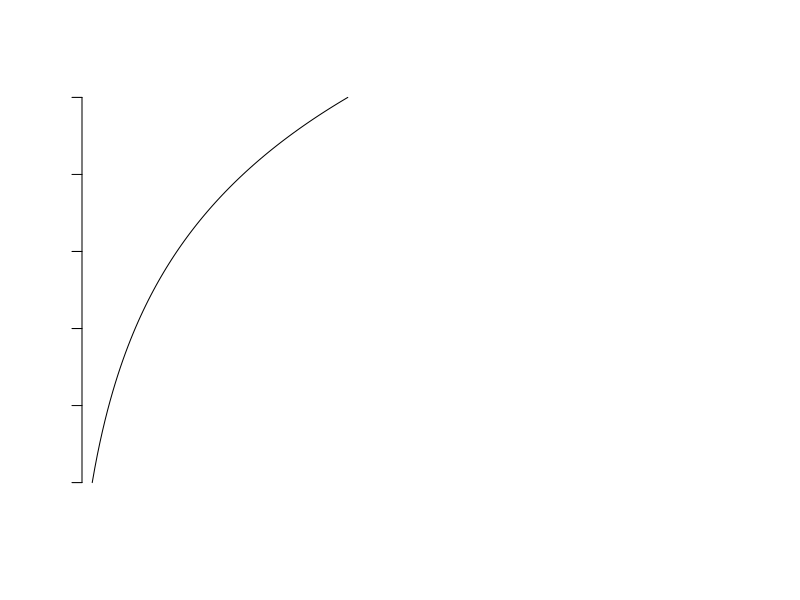

Here is the R script that generated this plot: (Note: this script raises an error after producing the figure.)
set.seed(1234)
N <- 750000

id <- c(1:N)


#creates a sex variable for men and appends women
treated <- rep.int(0,125000)
treated <- append(treated, rep.int(1,125000))
treated <- append(treated, rep.int(0,100000))
treated <- append(treated, rep.int(1,150000))
treated <- append(treated, rep.int(0,75000))
treated <- append(treated, rep.int(1,175000))

groupname <- rep.int(1,250000)
groupname <- c(groupname, rep.int(2,250000))
groupname <- c(groupname, rep.int(3,250000))                

#creates dataframe from sex and id vectors

data = data.frame(treated, id, groupname)
class(data$treated)
data$treated <- factor(data$treated, levels = c(0,1), labels = c("untreated","treated"))
data$groupname <- factor(data$groupname, levels = c(1,2,3), labels = c("group 1", "group 2", "group 3"))
    #generates death to CVD  
    data$year_0 <- 1
    data$year_1 <-  ifelse(data$treated=="treated",rbinom(N, 1, 1), rbinom(N, 1, 0.9702))
    
    data$year_2 <- ifelse(data$treated=="treated", 
                         ifelse(data$year_1 =="0",  0, rbinom(N, 1, 1)), 
                         ifelse(data$year_1 =="0",  0, rbinom(N, 1, 0.9702))
    )
    data$year_3 <- ifelse(data$treated=="treated", 
                         ifelse(data$year_2 =="0",  0, rbinom(N, 1, 1)), 
                         ifelse(data$year_2 =="0",  0, rbinom(N, 1, 0.9702))
    )
    data$year_4 <- ifelse(data$treated=="treated", 
                         ifelse(data$year_3 =="0",  0, rbinom(N, 1, 1)), 
                         ifelse(data$year_3 =="0",  0, rbinom(N, 1, 0.9702))
    )
    data$year_5 <- ifelse(data$treated=="treated", 
                         ifelse(data$year_4 =="0",  0, rbinom(N, 1, 1)), 
                         ifelse(data$year_4 =="0",  0, rbinom(N, 1, 0.9702))
    )
    data$year_6 <- ifelse(data$treated=="treated", 
                         ifelse(data$year_5 =="0",  0, rbinom(N, 1, 1)), 
                         ifelse(data$year_5 =="0",  0, rbinom(N, 1, 0.9702))
    )
    data$year_7 <- ifelse(data$treated=="treated", 
                         ifelse(data$year_6 =="0",  0, rbinom(N, 1, 1)), 
                         ifelse(data$year_6 =="0",  0, rbinom(N, 1, 0.9702))
    )
    data$year_8 <- ifelse(data$treated=="treated", 
                         ifelse(data$year_7 =="0",  0, rbinom(N, 1, 1)), 
                         ifelse(data$year_7 =="0",  0, rbinom(N, 1, 0.9702))
    )
    data$year_9 <- ifelse(data$treated=="treated", 
                         ifelse(data$year_8 =="0",  0, rbinom(N, 1, 1)), 
                         ifelse(data$year_8 =="0",  0, rbinom(N, 1, 0.9702))
    )
    data$year_10 <- ifelse(data$treated=="treated", 
                         ifelse(data$year_9 =="0",  0, rbinom(N, 1, 1)), 
                         ifelse(data$year_9 =="0",  0, rbinom(N, 1, 0.9702))
    )

    data_long <- reshape(data, direction="long", varying= c(list(4:14)), sep = "_", 
                          idvar="id", timevar=c("year"))
class(data_long$year)  
data_long$year <- as.numeric(data_long$year)
data_long$year <- data_long$year -1

### plots improvement in effort
par(mfrow=c(1,2))
logdataframe <- 1:100
logdataframe <- as.numeric(logdataframe)
logdataframe <- as.data.frame(logdataframe)
logdataframe$log <- log10(logdataframe$logdataframe)
class(logdataframe$log)


curve(log10(x), from = 1, to = 10, 
        main = "Guidelines Adherence",
        xlab = "effort", 
        ylab = "proportion adhering to guidelines",
        xaxt = "n")
points(x = 10^0.5, y = 0.5, pch=0)
points(x = 10^0.6, y = 0.6, pch=6)
points(x = 10^0.7, y = 0.7, pch=8)



#plots
plot(aggregate(year_0~year,data = subset(data_long, groupname=="group 1"), sum), 
     main = "survival plot",
      
     pch=0, 
     
     xlab= "years",
     ylab= "survivors")
points(aggregate(year_0~year,data = subset(data_long, groupname=="group 2"), sum), 
      
      pch=6)
points(aggregate(year_0~year,data = subset(data_long, groupname=="group 3"), sum), 

       pch=8)

survivortable <- 1
as.data.frame(survivortable)

group1 <- aggregate(year_0~year,data = subset(data_long, groupname=="group 1"), sum)
group2 <- aggregate(year_0~year,data = subset(data_long, groupname=="group 2"), sum)
group3 <- aggregate(year_0~year,data = subset(data_long, groupname=="group 3"), sum)
groups <- data.frame(group1, group2, group3)
groups$year.1 <- NULL
groups$year.2 <- NULL
colnames(groups) <- c("year","group 1", "group 2", "group 3")
